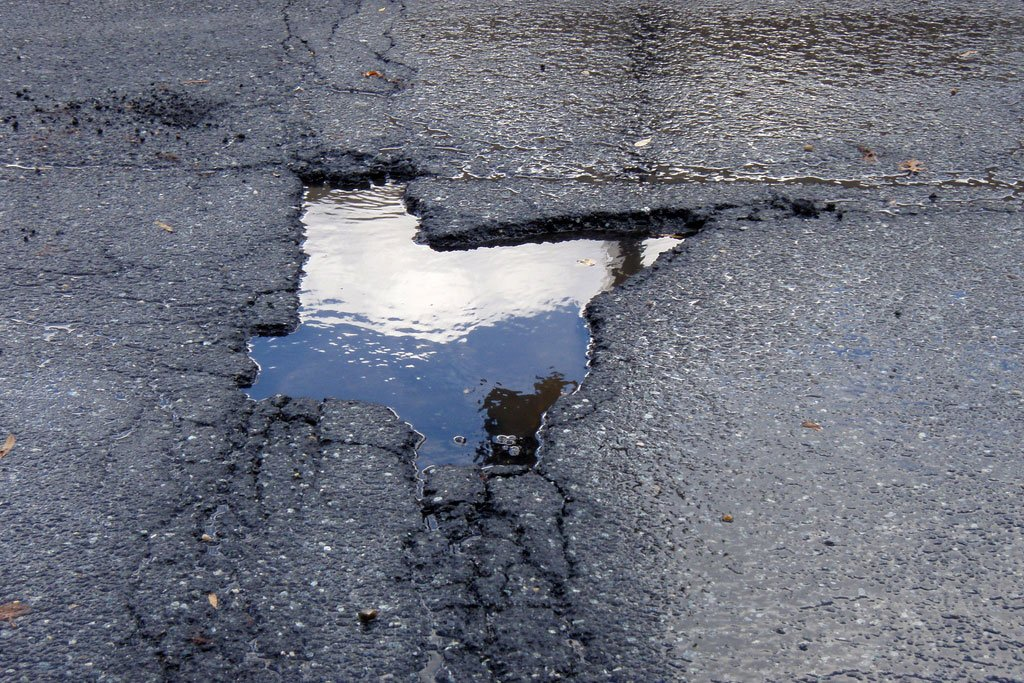
#> input picture img032.jpg, 1024 x 683 px
$ python git.py   (older library calls are emulated)
#> lines starting #> are read from the running program, lines starting #| are printed output that depends on the picture; after the words box and inside, x2 and y2 are one past the last pixel; in counts of white or black regions, pixels touching at a corner belong together
#> further down, r_image1 is the input picture: shape (683, 1024, 3); mean B, G, R 125.3, 112.9, 109.1
import cv2
import numpy as np
import time
import smtplib
from matplotlib import pyplot as plt

cv2.startWindowThread()
def plt_show(image, title=""):
    if len(image.shape) == 3:
        image = cv2.cvtColor(image, cv2.COLOR_BGR2RGB)
    plt.axis("off")
    plt.title(title)
#     plt.imshow(image, cmap="Greys_r")
#     plt.imshow(image, cmap=plt.cm.Spectral)
    plt.imshow(image, cmap=plt.cm.Greys_r)
    plt.show()

def image_resize(image, width=None, height=None, inter=cv2.INTER_AREA):
        # initialize the dimensions of the image to be resized and
        # grab the image size
#> called with width = 500, height = 500, inter = 3
        dim = None
        (h, w) = image.shape[:2]
#> h = 683; w = 1024

        # if both the width and height are None, then return the
        # original image
        if width is None and height is None:
            return image

        # check to see if the width is None
        if width is None:
            # calculate the ratio of the height and construct the
            # dimensions
            r = height / float(h)
            dim = (int(w * r), height)

        # otherwise, the height is None
        else:
            # calculate the ratio of the width and construct the
            # dimensions
            r = width / float(w)
#> r = 0.488
            dim = (width, int(h * r))
#> dim = (500, 333)

        # resize the image
        resized = cv2.resize(image, dim, interpolation=inter)

        # return the resized image
        return resized

r_image1 = cv2.imread('img032.jpg')
r_image2 = image_resize(r_image1, width = 500, height = 500)
plt_show(r_image2)
plt.title("Pothole Image")
plt.imshow(r_image2)
plt.show()
#resize_image = cv2.resize(r_image1, (275,180))
#plt_show(resize_image)
#im = cv2.imread('index4.jpg')
im = r_image2
plt_show(im)
# Convert the GrayScale
gray1 = cv2.cvtColor(im, cv2.COLOR_BGR2GRAY)
plt_show(gray1)
# save the image
cv2.imwrite('grayImg.jpg', gray1)
imgray = cv2.cvtColor(im,cv2.COLOR_BGR2GRAY)
plt_show(imgray)
ret,thresh = cv2.threshold(imgray,127,255,0)
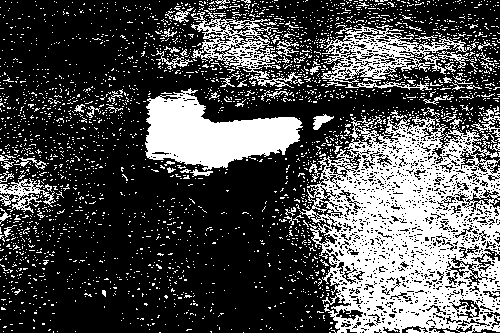
#> thresh: shape (333, 500); 30.7% white; 2823 white regions (2737 under 20 px)
image1, contours1, hierarchy1 = cv2.findContours(thresh,cv2.RETR_TREE,cv2.CHAIN_APPROX_NONE)
#> contours1 = 4951 contours, 4746 with area under 20; largest, box (x1, y1, x2, y2) and area: (299, 115, 500, 333) 32688, (145, 88, 303, 171) 7066, (321, 24, 479, 84) 3808, (191, 12, 301, 88) 2730, (0, 178, 56, 213) 640
plt_show(image1)
image2, contours2, hierarchy2 = cv2.findContours(thresh,cv2.RETR_TREE,cv2.CHAIN_APPROX_SIMPLE)
#> contours2 has the same summary as contours1
plt_show(image2)
img2 = im.copy()
plt_show(img2)
out = cv2.drawContours(img2, contours2, -1, (0,250,0),1)
plt.title("drawContours Pothole Image")
plt.imshow(out)
plt.show()

plt.imshow(img2)
plt.show()
# cv2.imshow('img1',img2)
# cv2.waitKey(0)
plt.subplot(331),plt.imshow(im),plt.title('GRAY')
plt.xticks([]), plt.yticks([])
img = cv2.imread('img055.jpg',0)
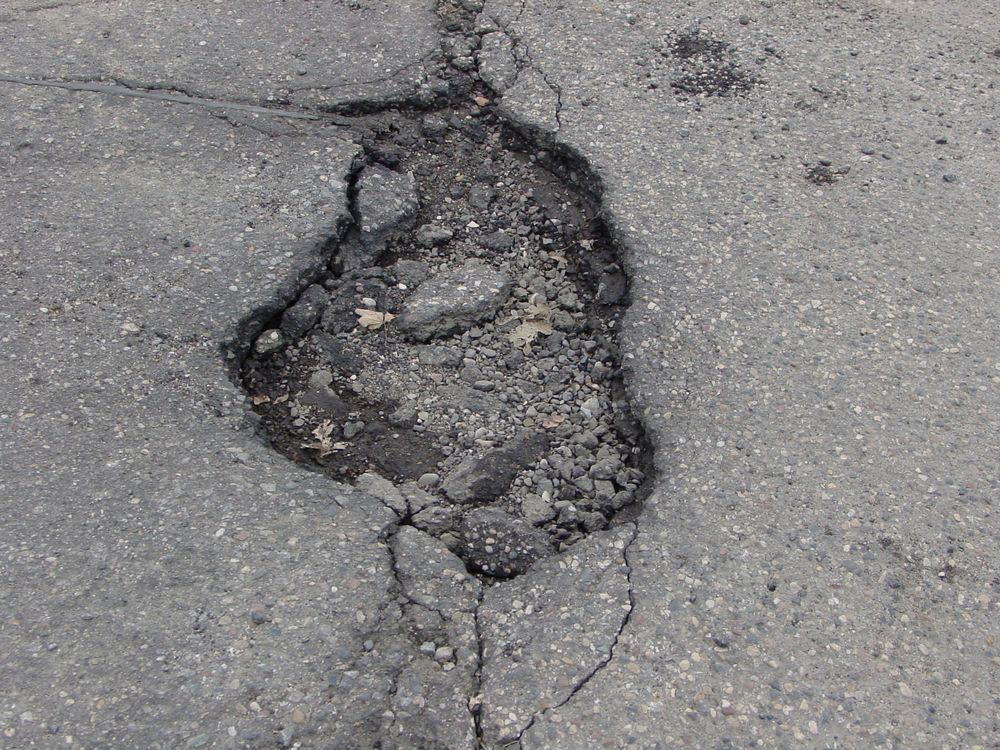
#> input picture img055.jpg, 1000 x 750 px
#> img: shape (750, 1000); min 0, max 255, mean 130.9
# plt_show(img)
# plt.imshow(img)
# plt.show()
ret,thresh = cv2.threshold(img,127,255,0)
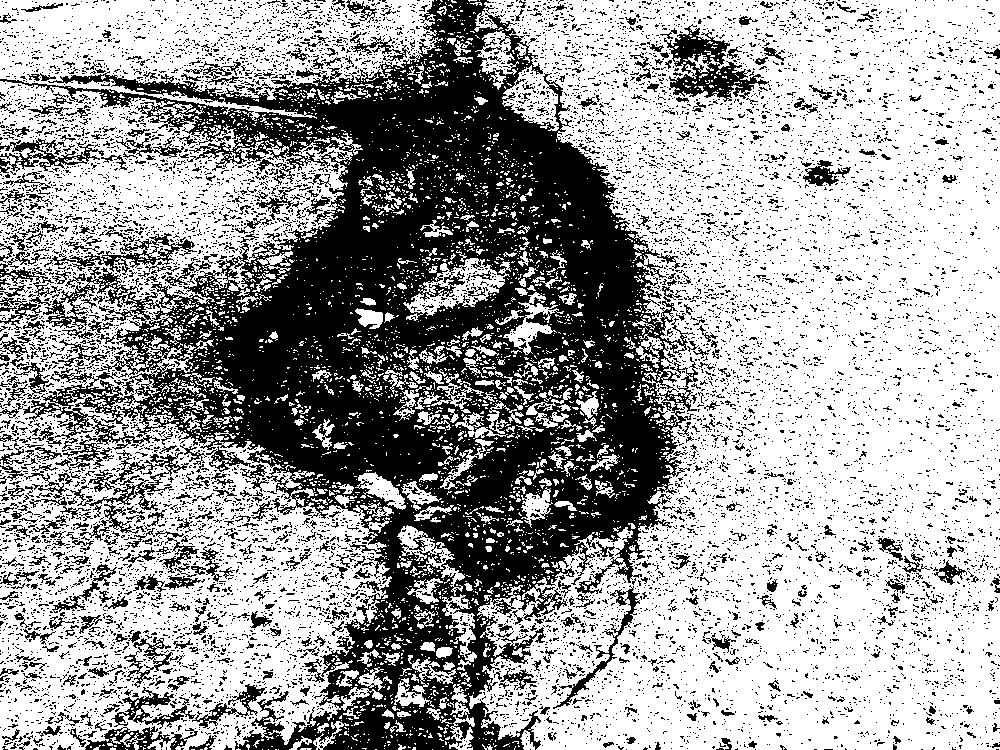
#> thresh: shape (750, 1000); 63.8% white; 11479 black regions (10868 under 20 px)
image, contours, hierarchy = cv2.findContours(thresh, 1, 2)
#> contours = 19784 contours, 18385 with area under 20; largest, box (x1, y1, x2, y2) and area: (469, 0, 1000, 750) 306992, (0, 81, 392, 750) 171270, (0, 0, 444, 121) 34672, (666, 25, 770, 103) 3674, (403, 258, 511, 321) 2888
print(type(contours))
#| <class 'list'>


cnt = contours[0]
#> cnt = [[495, 749]]

M = cv2.moments(cnt)
#> M = moments, m00 0
print(M)
#> (printed output is left out)
perimeter = cv2.arcLength(cnt,True)
#> perimeter = 0
print (perimeter)
#| 0.0
area = cv2.contourArea(cnt)
#> area = 0
print (area)
#| 0.0
epsilon = 0.1*cv2.arcLength(cnt,True)
#> epsilon = 0
approx = cv2.approxPolyDP(cnt,epsilon,True)
#> approx = [[495, 749]]
print (epsilon)
#| 0.0
print (approx)
#| [[[495 749]]]
for c in contours:
    rect = cv2.boundingRect(c)
    if rect[2] < 100 or rect[3] < 100: continue
    # print cv2.contourArea(c)
    x, y, w, h = rect
    cv2.rectangle(img2, (x, y), (x + w, y + h), (0, 255, 0), 8)
    cv2.putText(img2, 'Moth Detected', (x + w + 40, y + h), 0, 2.0, (0, 255, 0))

    plt.title("Moth Detected Pothole Image")
    plt.imshow(img2)
    plt.show()
#> this loop made 19784 passes
#> (c, rect) on passes 3, 5, 8: ([[375, 749], [376, 749]], (375, 749, 2, 1)), ([[275, 749], [276, 749]], (275, 749, 2, 1)), ([[200, 749], [202, 749]], (200, 749, 3, 1))
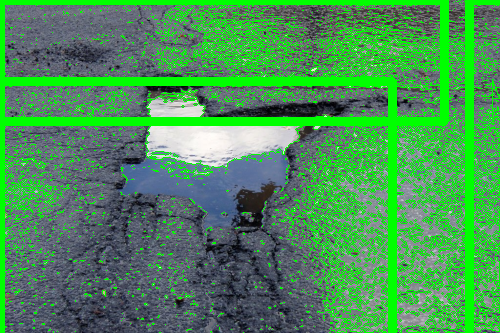
#> img2: shape (333, 500, 3); mean B, G, R 87.6, 144.5, 74.7
cv2.imshow("Show", img2)
# cv2.imshow('img' , resize_img)
x = cv2.waitKey(0)
#> (key Esc is pressed here)
if x == 27:
    cv2.destroyWindow('img')
cv2.waitKey()
cv2.destroyAllWindows()
k = cv2.isContourConvex(cnt)
#> k = False
print(k)
#| False
blur = cv2.blur(im,(5,5))
plt_show(blur)
gblur = cv2.GaussianBlur(im,(5,5),0)
plt_show(gblur)
median = cv2.medianBlur(im,5)
plt_show(median)
kernel = np.ones((5,5),np.uint8)
erosion = cv2.erode(median,kernel,iterations = 1)
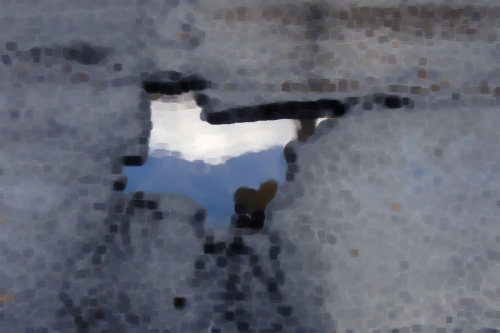
#> erosion: shape (333, 500, 3); mean B, G, R 115.5, 102.9, 99.2
dilation = cv2.dilate(erosion,kernel,iterations = 5)
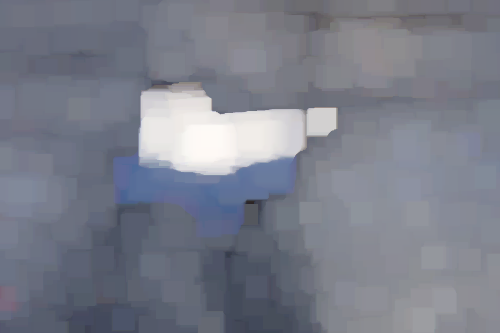
#> dilation: shape (333, 500, 3); mean B, G, R 138.3, 125.9, 122.2
closing = cv2.morphologyEx(dilation, cv2.MORPH_CLOSE, kernel)
edges = cv2.Canny(dilation,9,220)
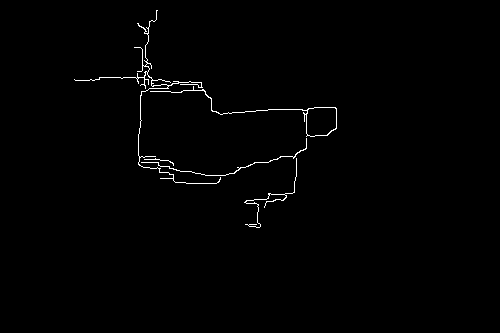
#> edges: shape (333, 500); 0.82% white in thin lines or dots, all inside (x1, y1, x2, y2) = (74, 10, 337, 228)
plt.subplot(332),plt.imshow(blur),plt.title('BLURRED')
plt.xticks([]), plt.yticks([])
plt.subplot(333),plt.imshow(gblur),plt.title('guassianblur')
plt.xticks([]), plt.yticks([])

plt.subplot(334),plt.imshow(median),plt.title('Medianblur')
plt.xticks([]), plt.yticks([])

plt.subplot(337),plt.imshow(img,cmap = 'gray')
plt.title('dilated Image'), plt.xticks([]), plt.yticks([])
plt.subplot(338),plt.imshow(edges,cmap = 'gray')
plt.title('Edge Image'), plt.xticks([]), plt.yticks([])
plt.subplot(335),plt.imshow(erosion),plt.title('EROSION')
plt.xticks([]), plt.yticks([])
plt.subplot(336),plt.imshow(closing),plt.title('closing')
plt.xticks([]), plt.yticks([])
plt.show()
#> figure, not shown here; B, G, R data is drawn as R, G, B
